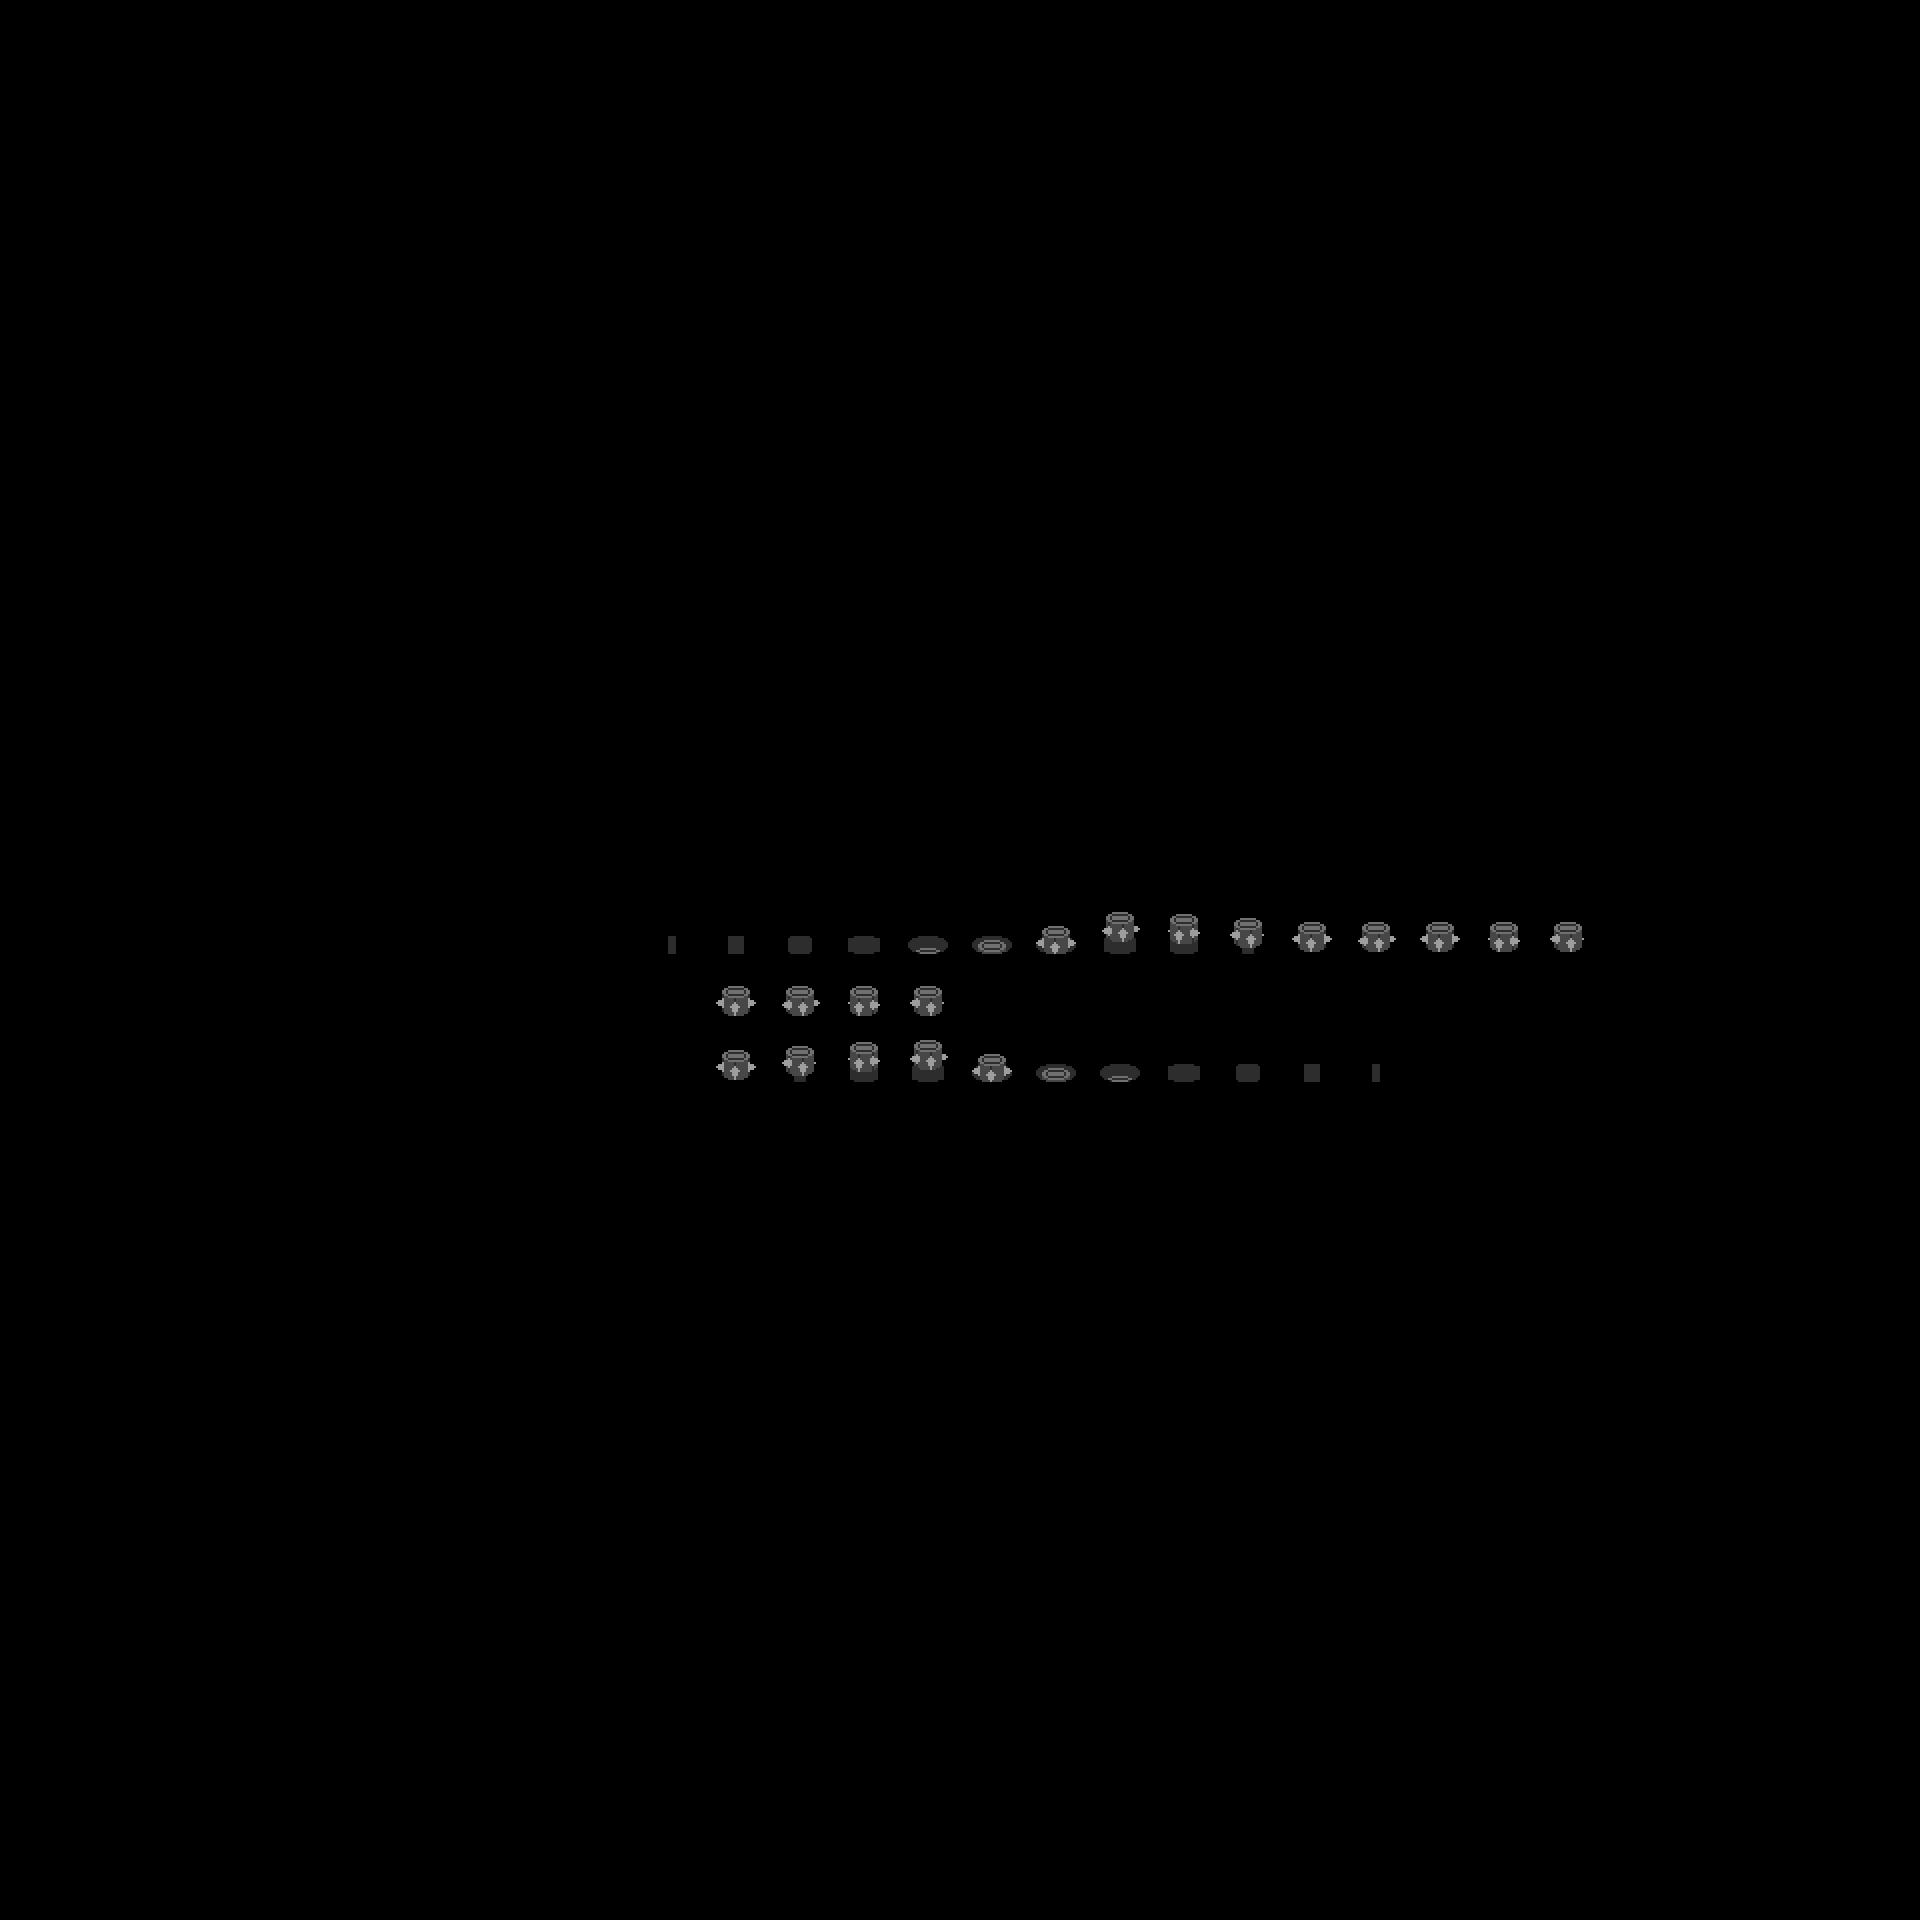

This game map was drawn from its Tiled (.tmx) file and the tilesets committed beside it. A one-line description and the full map source follow:
An orthogonal 30x30 tile map with 64x64 px tiles, 3 tile layers (Wheel-Sale, Wheel-Gira, Wheel-Entra) and 4 objects (0, 1, 2, 3).

<map version="1.0" tiledversion="1.1.4" orientation="orthogonal" renderorder="right-down" width="30" height="30" tilewidth="64" tileheight="64" infinite="0" nextobjectid="8">
 <tileset firstgid="1" source="Wheel.tsx" />
 <layer name="Wheel-Sale" width="30" height="30">
  <data encoding="csv">
0,0,0,0,0,0,0,0,0,0,0,0,0,0,0,0,0,0,0,0,0,0,0,0,0,0,0,0,0,0,
0,0,0,0,0,0,0,0,0,0,0,0,0,0,0,0,0,0,0,0,0,0,0,0,0,0,0,0,0,0,
0,0,0,0,0,0,0,0,0,0,0,0,0,0,0,0,0,0,0,0,0,0,0,0,0,0,0,0,0,0,
0,0,0,0,0,0,0,0,0,0,0,0,0,0,0,0,0,0,0,0,0,0,0,0,0,0,0,0,0,0,
0,0,0,0,0,0,0,0,0,0,0,0,0,0,0,0,0,0,0,0,0,0,0,0,0,0,0,0,0,0,
0,0,0,0,0,0,0,0,0,0,0,0,0,0,0,0,0,0,0,0,0,0,0,0,0,0,0,0,0,0,
0,0,0,0,0,0,0,0,0,0,0,0,0,0,0,0,0,0,0,0,0,0,0,0,0,0,0,0,0,0,
0,0,0,0,0,0,0,0,0,0,0,0,0,0,0,0,0,0,0,0,0,0,0,0,0,0,0,0,0,0,
0,0,0,0,0,0,0,0,0,0,0,0,0,0,0,0,0,0,0,0,0,0,0,0,0,0,0,0,0,0,
0,0,0,0,0,0,0,0,0,0,0,0,0,0,0,0,0,0,0,0,0,0,0,0,0,0,0,0,0,0,
0,0,0,0,0,0,0,0,0,0,0,0,0,0,0,0,0,0,0,0,0,0,0,0,0,0,0,0,0,0,
0,0,0,0,0,0,0,0,0,0,0,0,0,0,0,0,0,0,0,0,0,0,0,0,0,0,0,0,0,0,
0,0,0,0,0,0,0,0,0,0,0,0,0,0,0,0,0,0,0,0,0,0,0,0,0,0,0,0,0,0,
0,0,0,0,0,0,0,0,0,0,0,0,0,0,0,0,0,0,0,0,0,0,0,0,0,0,0,0,0,0,
0,0,0,0,0,0,0,0,0,1,2,3,4,5,6,7,8,9,10,11,12,13,14,15,16,0,0,0,0,0,
0,0,0,0,0,0,0,0,0,0,0,0,0,0,0,0,0,0,0,0,0,0,0,0,0,0,0,0,0,0,
0,0,0,0,0,0,0,0,0,0,0,0,0,0,0,0,0,0,0,0,0,0,0,0,0,0,0,0,0,0,
0,0,0,0,0,0,0,0,0,0,0,0,0,0,0,0,0,0,0,0,0,0,0,0,0,0,0,0,0,0,
0,0,0,0,0,0,0,0,0,0,0,0,0,0,0,0,0,0,0,0,0,0,0,0,0,0,0,0,0,0,
0,0,0,0,0,0,0,0,0,0,0,0,0,0,0,0,0,0,0,0,0,0,0,0,0,0,0,0,0,0,
0,0,0,0,0,0,0,0,0,0,0,0,0,0,0,0,0,0,0,0,0,0,0,0,0,0,0,0,0,0,
0,0,0,0,0,0,0,0,0,0,0,0,0,0,0,0,0,0,0,0,0,0,0,0,0,0,0,0,0,0,
0,0,0,0,0,0,0,0,0,0,0,0,0,0,0,0,0,0,0,0,0,0,0,0,0,0,0,0,0,0,
0,0,0,0,0,0,0,0,0,0,0,0,0,0,0,0,0,0,0,0,0,0,0,0,0,0,0,0,0,0,
0,0,0,0,0,0,0,0,0,0,0,0,0,0,0,0,0,0,0,0,0,0,0,0,0,0,0,0,0,0,
0,0,0,0,0,0,0,0,0,0,0,0,0,0,0,0,0,0,0,0,0,0,0,0,0,0,0,0,0,0,
0,0,0,0,0,0,0,0,0,0,0,0,0,0,0,0,0,0,0,0,0,0,0,0,0,0,0,0,0,0,
0,0,0,0,0,0,0,0,0,0,0,0,0,0,0,0,0,0,0,0,0,0,0,0,0,0,0,0,0,0,
0,0,0,0,0,0,0,0,0,0,0,0,0,0,0,0,0,0,0,0,0,0,0,0,0,0,0,0,0,0,
0,0,0,0,0,0,0,0,0,0,0,0,0,0,0,0,0,0,0,0,0,0,0,0,0,0,0,0,0,0
</data>
 </layer>
 <layer name="Wheel-Gira" width="30" height="30">
  <data encoding="csv">
0,0,0,0,0,0,0,0,0,0,0,0,0,0,0,0,0,0,0,0,0,0,0,0,0,0,0,0,0,0,
0,0,0,0,0,0,0,0,0,0,0,0,0,0,0,0,0,0,0,0,0,0,0,0,0,0,0,0,0,0,
0,0,0,0,0,0,0,0,0,0,0,0,0,0,0,0,0,0,0,0,0,0,0,0,0,0,0,0,0,0,
0,0,0,0,0,0,0,0,0,0,0,0,0,0,0,0,0,0,0,0,0,0,0,0,0,0,0,0,0,0,
0,0,0,0,0,0,0,0,0,0,0,0,0,0,0,0,0,0,0,0,0,0,0,0,0,0,0,0,0,0,
0,0,0,0,0,0,0,0,0,0,0,0,0,0,0,0,0,0,0,0,0,0,0,0,0,0,0,0,0,0,
0,0,0,0,0,0,0,0,0,0,0,0,0,0,0,0,0,0,0,0,0,0,0,0,0,0,0,0,0,0,
0,0,0,0,0,0,0,0,0,0,0,0,0,0,0,0,0,0,0,0,0,0,0,0,0,0,0,0,0,0,
0,0,0,0,0,0,0,0,0,0,0,0,0,0,0,0,0,0,0,0,0,0,0,0,0,0,0,0,0,0,
0,0,0,0,0,0,0,0,0,0,0,0,0,0,0,0,0,0,0,0,0,0,0,0,0,0,0,0,0,0,
0,0,0,0,0,0,0,0,0,0,0,0,0,0,0,0,0,0,0,0,0,0,0,0,0,0,0,0,0,0,
0,0,0,0,0,0,0,0,0,0,0,0,0,0,0,0,0,0,0,0,0,0,0,0,0,0,0,0,0,0,
0,0,0,0,0,0,0,0,0,0,0,0,0,0,0,0,0,0,0,0,0,0,0,0,0,0,0,0,0,0,
0,0,0,0,0,0,0,0,0,0,0,0,0,0,0,0,0,0,0,0,0,0,0,0,0,0,0,0,0,0,
0,0,0,0,0,0,0,0,0,0,0,0,0,0,0,0,0,0,0,0,0,0,0,0,0,0,0,0,0,0,
0,0,0,0,0,0,0,0,0,0,0,17,18,19,20,0,0,0,0,0,0,0,0,0,0,0,0,0,0,0,
0,0,0,0,0,0,0,0,0,0,0,0,0,0,0,0,0,0,0,0,0,0,0,0,0,0,0,0,0,0,
0,0,0,0,0,0,0,0,0,0,0,0,0,0,0,0,0,0,0,0,0,0,0,0,0,0,0,0,0,0,
0,0,0,0,0,0,0,0,0,0,0,0,0,0,0,0,0,0,0,0,0,0,0,0,0,0,0,0,0,0,
0,0,0,0,0,0,0,0,0,0,0,0,0,0,0,0,0,0,0,0,0,0,0,0,0,0,0,0,0,0,
0,0,0,0,0,0,0,0,0,0,0,0,0,0,0,0,0,0,0,0,0,0,0,0,0,0,0,0,0,0,
0,0,0,0,0,0,0,0,0,0,0,0,0,0,0,0,0,0,0,0,0,0,0,0,0,0,0,0,0,0,
0,0,0,0,0,0,0,0,0,0,0,0,0,0,0,0,0,0,0,0,0,0,0,0,0,0,0,0,0,0,
0,0,0,0,0,0,0,0,0,0,0,0,0,0,0,0,0,0,0,0,0,0,0,0,0,0,0,0,0,0,
0,0,0,0,0,0,0,0,0,0,0,0,0,0,0,0,0,0,0,0,0,0,0,0,0,0,0,0,0,0,
0,0,0,0,0,0,0,0,0,0,0,0,0,0,0,0,0,0,0,0,0,0,0,0,0,0,0,0,0,0,
0,0,0,0,0,0,0,0,0,0,0,0,0,0,0,0,0,0,0,0,0,0,0,0,0,0,0,0,0,0,
0,0,0,0,0,0,0,0,0,0,0,0,0,0,0,0,0,0,0,0,0,0,0,0,0,0,0,0,0,0,
0,0,0,0,0,0,0,0,0,0,0,0,0,0,0,0,0,0,0,0,0,0,0,0,0,0,0,0,0,0,
0,0,0,0,0,0,0,0,0,0,0,0,0,0,0,0,0,0,0,0,0,0,0,0,0,0,0,0,0,0
</data>
 </layer>
 <layer name="Wheel-Entra" width="30" height="30">
  <data encoding="csv">
0,0,0,0,0,0,0,0,0,0,0,0,0,0,0,0,0,0,0,0,0,0,0,0,0,0,0,0,0,0,
0,0,0,0,0,0,0,0,0,0,0,0,0,0,0,0,0,0,0,0,0,0,0,0,0,0,0,0,0,0,
0,0,0,0,0,0,0,0,0,0,0,0,0,0,0,0,0,0,0,0,0,0,0,0,0,0,0,0,0,0,
0,0,0,0,0,0,0,0,0,0,0,0,0,0,0,0,0,0,0,0,0,0,0,0,0,0,0,0,0,0,
0,0,0,0,0,0,0,0,0,0,0,0,0,0,0,0,0,0,0,0,0,0,0,0,0,0,0,0,0,0,
0,0,0,0,0,0,0,0,0,0,0,0,0,0,0,0,0,0,0,0,0,0,0,0,0,0,0,0,0,0,
0,0,0,0,0,0,0,0,0,0,0,0,0,0,0,0,0,0,0,0,0,0,0,0,0,0,0,0,0,0,
0,0,0,0,0,0,0,0,0,0,0,0,0,0,0,0,0,0,0,0,0,0,0,0,0,0,0,0,0,0,
0,0,0,0,0,0,0,0,0,0,0,0,0,0,0,0,0,0,0,0,0,0,0,0,0,0,0,0,0,0,
0,0,0,0,0,0,0,0,0,0,0,0,0,0,0,0,0,0,0,0,0,0,0,0,0,0,0,0,0,0,
0,0,0,0,0,0,0,0,0,0,0,0,0,0,0,0,0,0,0,0,0,0,0,0,0,0,0,0,0,0,
0,0,0,0,0,0,0,0,0,0,0,0,0,0,0,0,0,0,0,0,0,0,0,0,0,0,0,0,0,0,
0,0,0,0,0,0,0,0,0,0,0,0,0,0,0,0,0,0,0,0,0,0,0,0,0,0,0,0,0,0,
0,0,0,0,0,0,0,0,0,0,0,0,0,0,0,0,0,0,0,0,0,0,0,0,0,0,0,0,0,0,
0,0,0,0,0,0,0,0,0,0,0,0,0,0,0,0,0,0,0,0,0,0,0,0,0,0,0,0,0,0,
0,0,0,0,0,0,0,0,0,0,0,0,0,0,0,0,0,0,0,0,0,0,0,0,0,0,0,0,0,0,
0,0,0,0,0,0,0,0,0,0,0,12,11,10,9,8,7,6,5,4,3,2,1,0,0,0,0,0,0,0,
0,0,0,0,0,0,0,0,0,0,0,0,0,0,0,0,0,0,0,0,0,0,0,0,0,0,0,0,0,0,
0,0,0,0,0,0,0,0,0,0,0,0,0,0,0,0,0,0,0,0,0,0,0,0,0,0,0,0,0,0,
0,0,0,0,0,0,0,0,0,0,0,0,0,0,0,0,0,0,0,0,0,0,0,0,0,0,0,0,0,0,
0,0,0,0,0,0,0,0,0,0,0,0,0,0,0,0,0,0,0,0,0,0,0,0,0,0,0,0,0,0,
0,0,0,0,0,0,0,0,0,0,0,0,0,0,0,0,0,0,0,0,0,0,0,0,0,0,0,0,0,0,
0,0,0,0,0,0,0,0,0,0,0,0,0,0,0,0,0,0,0,0,0,0,0,0,0,0,0,0,0,0,
0,0,0,0,0,0,0,0,0,0,0,0,0,0,0,0,0,0,0,0,0,0,0,0,0,0,0,0,0,0,
0,0,0,0,0,0,0,0,0,0,0,0,0,0,0,0,0,0,0,0,0,0,0,0,0,0,0,0,0,0,
0,0,0,0,0,0,0,0,0,0,0,0,0,0,0,0,0,0,0,0,0,0,0,0,0,0,0,0,0,0,
0,0,0,0,0,0,0,0,0,0,0,0,0,0,0,0,0,0,0,0,0,0,0,0,0,0,0,0,0,0,
0,0,0,0,0,0,0,0,0,0,0,0,0,0,0,0,0,0,0,0,0,0,0,0,0,0,0,0,0,0,
0,0,0,0,0,0,0,0,0,0,0,0,0,0,0,0,0,0,0,0,0,0,0,0,0,0,0,0,0,0,
0,0,0,0,0,0,0,0,0,0,0,0,0,0,0,0,0,0,0,0,0,0,0,0,0,0,0,0,0,0
</data>
 </layer>
 <objectgroup name="Wheel-Gira">
  <object id="2" name="Hitbox" type="0" x="717.667" y="985.333" width="36.3333" height="32.6667" />
  <object id="5" name="Hitbox" type="1" x="781.167" y="984" width="36.3333" height="32.6667" />
  <object id="6" name="Hitbox" type="2" x="845.5" y="984" width="36.3333" height="32.6667" />
  <object id="7" name="Hitbox" type="3" x="909.167" y="985.667" width="36.3333" height="32.6667" />
 </objectgroup>
</map>
